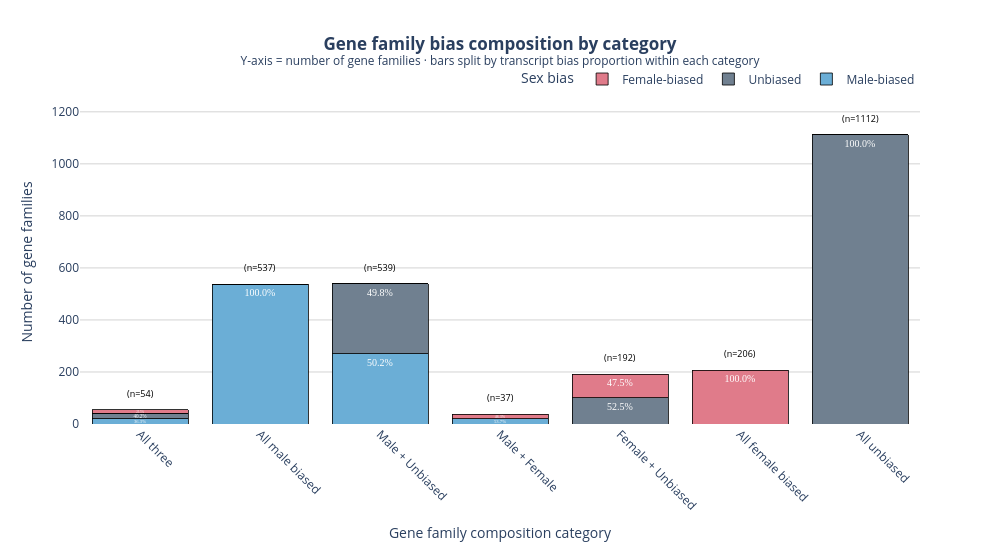

Here is the notebook cell this chart was saved with:
### Markdown cell above
Get the proportions of bias in each category bar

### Code cell
# Merge category back onto transcript level
transcript_cats = salmon_map_results_HOG.merge(
    hog_direction[["HOG", "category"]],
    on="HOG",
    how="inner"
)

# Count transcripts per category and sex_bias
transcript_composition = (
    transcript_cats
    .groupby(["category", "sex_bias"], observed=False)
    .size()
    .reset_index(name="count")
)

totals = transcript_composition.groupby("category", observed=False)["count"].sum().reset_index(name="total")
transcript_composition = transcript_composition.merge(totals, on="category")
transcript_composition["pct"] = transcript_composition["count"] / transcript_composition["total"] * 100

BIAS_COLORS_3 = {
    "male":            "#6BAED6",
    "female":          "#E07B8A",
    "not_significant": "#708090",
}

bias_order = ["male", "not_significant", "female"]
bias_labels = {
    "male":            "Male-biased",
    "female":          "Female-biased",
    "not_significant": "Unbiased",
}

# Number of HOGs per category
n_hogs_per_category = (
    hog_direction
    .groupby("category", observed=False)
    .size()
    .reset_index(name="n_hogs")
)

# Use transcript proportions per category to split bars
cat_bias = (
    transcript_cats
    .groupby(["category", "sex_bias"], observed=True)
    .size()
    .reset_index(name="count")
)
cat_totals = cat_bias.groupby("category", observed=True)["count"].sum().reset_index(name="total")
cat_bias = cat_bias.merge(cat_totals, on="category")
cat_bias["pct"] = cat_bias["count"] / cat_bias["total"]

# Multiply proportion by n_hogs so bars reach correct height
cat_bias = cat_bias.merge(n_hogs_per_category, on="category")
cat_bias["hog_count"] = cat_bias["pct"] * cat_bias["n_hogs"]

fig5b = go.Figure()

for bias in bias_order:
    sub = cat_bias[cat_bias["sex_bias"] == bias]

    counts_list, texts, customdata = [], [], []
    for cat in category_order:
        row = sub[sub["category"] == cat]
        if len(row) > 0:
            n = row.iloc[0]["hog_count"]
            total = row.iloc[0]["n_hogs"]
            pct = row.iloc[0]["pct"] * 100
            counts_list.append(n)
            texts.append(f"{pct:.1f}%" if pct >= 5 else "")
            customdata.append([round(n), total, round(pct, 1)])
        else:
            counts_list.append(0)
            texts.append("")
            customdata.append([0, 0, 0])

    fig5b.add_trace(go.Bar(
        x=category_order,
        y=counts_list,
        name=bias_labels[bias],
        marker_color=BIAS_COLORS_3[bias],
        marker_line_color="black",
        marker_line_width=0.8,
        text=texts,
        textposition="inside",
        textfont=dict(size=10, color="white", family="Arial Black"),
        customdata=customdata,
        hovertemplate=(
            f"<b>{bias_labels[bias]}</b><br>"
            "Category: %{x}<br>"
            "Proportion: %{customdata[2]}%<br>"
            "Equivalent gene families: %{customdata[0]}<br>"
            "Total gene families in category: %{customdata[1]}<extra></extra>"
        ),
    ))

# n= HOGs per category — positioned just above each bar
for cat in category_order:
    total = n_hogs_per_category[n_hogs_per_category["category"] == cat]["n_hogs"].iloc[0]
    fig5b.add_annotation(
        x=cat,
        y=total,
        yref="y",
        text=f"(n={total})",
        showarrow=False,
        yshift=8,
        font=dict(size=9, color="black"),
        yanchor="bottom",
    )

fig5b.update_layout(
    plot_bgcolor="white",
    barmode="stack",
    title=dict(
        text=(
            "<b>Gene family bias composition by category</b>"
            "<br><sup>Y-axis = number of gene families · "
            "bars split by transcript bias proportion within each category</sup>"
        ),
        x=0.5, xanchor="center"
    ),
    xaxis=dict(
        title="Gene family composition category",
        tickangle=45,
        showgrid=False,
        categoryorder="array",
        categoryarray=category_order,
    ),
    yaxis=dict(
        title="Number of gene families",
        showgrid=True,
        gridcolor="lightgrey",
        zeroline=False,
        range=[0, n_hogs_per_category["n_hogs"].max() * 1.12],
    ),
    legend=dict(
        title="Sex bias",
        orientation="h",
        yanchor="bottom", y=1.02,
        xanchor="right", x=1,
    ),
    margin=dict(b=100, t=100),
    width=1000,
    height=550,
)
fig5b.show()

### Figure 1 — Plotly figure (JSON) as saved in the notebook; plotly's stock layout.template omitted (floating-point values rounded to 4 significant figures)
{"data": [{"customdata": [[20, 54, 36.3], [537, 537, 100], [271, 539, 50.2], [20, 37, 53.7], [0, 0, 0], [0, 0, 0], [0, 0, 0]], "hovertemplate": "<b>Male-biased</b><br>Category: %{x}<br>Proportion: %{customdata[2]}%<br>Equivalent gene families: %{customdata[0]}<br>Total gene families in category: %{customdata[1]}<extra></extra>", "marker": {"color": "#6BAED6", "line": {"color": "black", "width": 0.8}}, "name": "Male-biased", "text": ["36.3%", "100.0%", "50.2%", "53.7%", "", "", ""], "textfont": {"color": "white", "family": "Arial Black", "size": 10}, "textposition": "inside", "type": "bar", "x": ["All three", "All male biased", "Male + Unbiased", "Male + Female", "Female + Unbiased", "All female biased", "All unbiased"], "y": [19.61, 537, 270.7, 19.87, 0, 0, 0]}, {"customdata": [[22, 54, 40.2], [0, 0, 0], [268, 539, 49.8], [0, 0, 0], [101, 192, 52.5], [0, 0, 0], [1112, 1112, 100]], "hovertemplate": "<b>Unbiased</b><br>Category: %{x}<br>Proportion: %{customdata[2]}%<br>Equivalent gene families: %{customdata[0]}<br>Total gene families in category: %{customdata[1]}<extra></extra>", "marker": {"color": "#708090", "line": {"color": "black", "width": 0.8}}, "name": "Unbiased", "text": ["40.2%", "", "49.8%", "", "52.5%", "", "100.0%"], "textfont": {"color": "white", "family": "Arial Black", "size": 10}, "textposition": "inside", "type": "bar", "x": ["All three", "All male biased", "Male + Unbiased", "Male + Female", "Female + Unbiased", "All female biased", "All unbiased"], "y": [21.72, 0, 268.3, 0, 100.8, 0, 1112]}, {"customdata": [[13, 54, 23.5], [0, 0, 0], [0, 0, 0], [17, 37, 46.3], [91, 192, 47.5], [206, 206, 100], [0, 0, 0]], "hovertemplate": "<b>Female-biased</b><br>Category: %{x}<br>Proportion: %{customdata[2]}%<br>Equivalent gene families: %{customdata[0]}<br>Total gene families in category: %{customdata[1]}<extra></extra>", "marker": {"color": "#E07B8A", "line": {"color": "black", "width": 0.8}}, "name": "Female-biased", "text": ["23.5%", "", "", "46.3%", "47.5%", "100.0%", ""], "textfont": {"color": "white", "family": "Arial Black", "size": 10}, "textposition": "inside", "type": "bar", "x": ["All three", "All male biased", "Male + Unbiased", "Male + Female", "Female + Unbiased", "All female biased", "All unbiased"], "y": [12.67, 0, 0, 17.13, 91.21, 206, 0]}], "layout": {"annotations": [{"font": {"color": "black", "size": 9}, "showarrow": false, "text": "(n=54)", "x": "All three", "y": 54, "yanchor": "bottom", "yref": "y", "yshift": 8}, {"font": {"color": "black", "size": 9}, "showarrow": false, "text": "(n=537)", "x": "All male biased", "y": 537, "yanchor": "bottom", "yref": "y", "yshift": 8}, {"font": {"color": "black", "size": 9}, "showarrow": false, "text": "(n=539)", "x": "Male + Unbiased", "y": 539, "yanchor": "bottom", "yref": "y", "yshift": 8}, {"font": {"color": "black", "size": 9}, "showarrow": false, "text": "(n=37)", "x": "Male + Female", "y": 37, "yanchor": "bottom", "yref": "y", "yshift": 8}, {"font": {"color": "black", "size": 9}, "showarrow": false, "text": "(n=192)", "x": "Female + Unbiased", "y": 192, "yanchor": "bottom", "yref": "y", "yshift": 8}, {"font": {"color": "black", "size": 9}, "showarrow": false, "text": "(n=206)", "x": "All female biased", "y": 206, "yanchor": "bottom", "yref": "y", "yshift": 8}, {"font": {"color": "black", "size": 9}, "showarrow": false, "text": "(n=1112)", "x": "All unbiased", "y": 1112, "yanchor": "bottom", "yref": "y", "yshift": 8}], "barmode": "stack", "height": 550, "legend": {"orientation": "h", "title": {"text": "Sex bias"}, "x": 1, "xanchor": "right", "y": 1.02, "yanchor": "bottom"}, "margin": {"b": 100, "t": 100}, "plot_bgcolor": "white", "title": {"text": "<b>Gene family bias composition by category</b><br><sup>Y-axis = number of gene families · bars split by transcript bias proportion within each category</sup>", "x": 0.5, "xanchor": "center"}, "width": 1000, "xaxis": {"categoryarray": ["All three", "All male biased", "Male + Unbiased", "Male + Female", "Female + Unbiased", "All female biased", "All unbiased"], "categoryorder": "array", "showgrid": false, "tickangle": 45, "title": {"text": "Gene family composition category"}}, "yaxis": {"gridcolor": "lightgrey", "range": [0, 1245.0], "showgrid": true, "title": {"text": "Number of gene families"}, "zeroline": false}}}
